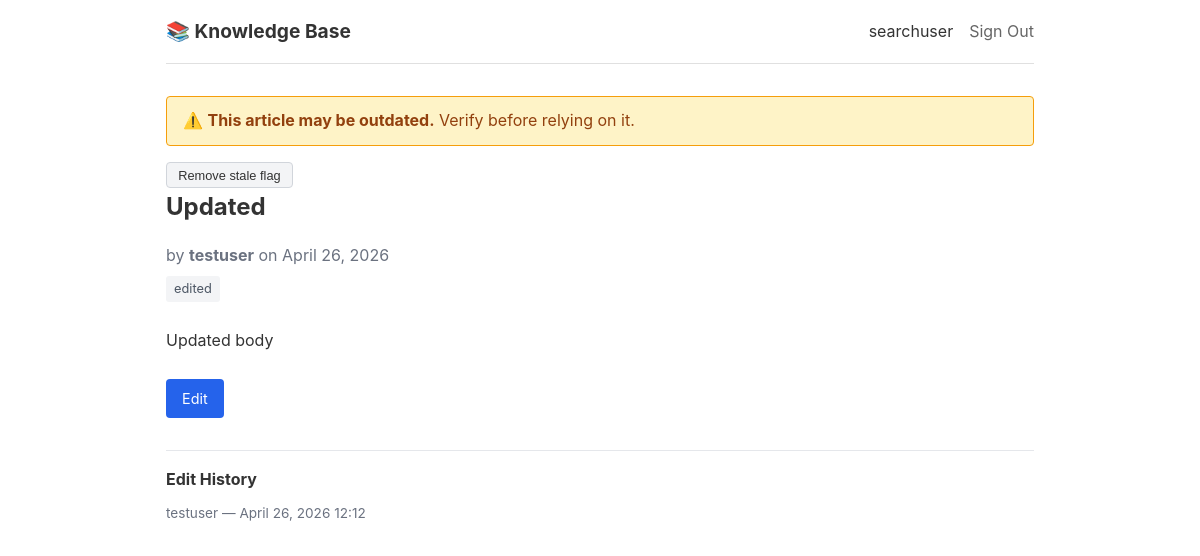
Screenshot of /articles/1 (signed in) with the database file from the repository.
### app/models/user.py (models this page shows)
class User(Base):
    __tablename__ = "users"
    id: Mapped[int] = mapped_column(primary_key=True, autoincrement=True)
    name: Mapped[str] = mapped_column(String(100), unique=True, nullable=False)
    created_at: Mapped[datetime] = mapped_column(
        default=lambda: datetime.now(timezone.utc)
    )
    articles = relationship("Article", back_populates="author")
    edits = relationship("EditLog", back_populates="editor")

### app/models/article.py (models this page shows)
class Article(Base):
    __tablename__ = "articles"
    id: Mapped[int] = mapped_column(primary_key=True, autoincrement=True)
    title: Mapped[str] = mapped_column(String(200), nullable=False)
    body: Mapped[str] = mapped_column(Text, nullable=False)
    author_id: Mapped[int] = mapped_column(ForeignKey("users.id"), nullable=False)
    is_stale: Mapped[bool] = mapped_column(default=False)
    created_at: Mapped[datetime] = mapped_column(
        default=lambda: datetime.now(timezone.utc)
    )
    updated_at: Mapped[datetime] = mapped_column(
        default=lambda: datetime.now(timezone.utc),
        onupdate=lambda: datetime.now(timezone.utc),
    )
    author = relationship("User", back_populates="articles")
    tags = relationship("Tag", secondary=article_tag, lazy="selectin")
    edit_logs = relationship(
        "EditLog", back_populates="article", order_by="EditLog.edited_at.desc()"
    )

### app/models/tag.py (models this page shows)
class Tag(Base):
    __tablename__ = "tags"
    id: Mapped[int] = mapped_column(primary_key=True, autoincrement=True)
    name: Mapped[str] = mapped_column(String(50), unique=True, nullable=False)

### app/models/edit_log.py (models this page shows)
class EditLog(Base):
    __tablename__ = "edit_logs"
    id: Mapped[int] = mapped_column(primary_key=True, autoincrement=True)
    article_id: Mapped[int] = mapped_column(
        ForeignKey("articles.id", ondelete="CASCADE"), nullable=False
    )
    editor_id: Mapped[int] = mapped_column(ForeignKey("users.id"), nullable=False)
    edited_at: Mapped[datetime] = mapped_column(
        default=lambda: datetime.now(timezone.utc)
    )
    article = relationship("Article", back_populates="edit_logs")
    editor = relationship("User", back_populates="edits")

### app/routes/articles.py (the view)
@router.get("/articles/{article_id}", name="article_detail")
def get_article_detail(
    request: Request,
    article_id: int,
    db: Session = Depends(get_db),
):
    user = get_current_user(request, db)
    if user is None:
        return RedirectResponse(url="/signin", status_code=303)
    article = get_article(db, article_id)
    if article is None:
        return HTMLResponse("Article not found", status_code=404)
    rendered_body = render_markdown(article.body)
    return templates.TemplateResponse(
        request,
        "articles/detail.html",
        context={
            "user": user,
            "article": article,
            "rendered_body": rendered_body,
        },
    )

### app/templates/articles/detail.html (shortened to what this page needs)
{% extends "base.html" %}
{% block content %}
<article data-testid="article-detail">
    <div id="stale-banner" data-testid="stale-banner">
        {% include "partials/stale_banner.html" %}
    </div>
    <h1 data-testid="article-title">{{ article.title }}</h1>
    <div class="article-meta" data-testid="article-meta">
        <span>by <strong>{{ article.author.name }}</strong></span>
        <span>on {{ article.created_at.strftime("%B %d, %Y") }}</span>
    </div>
    <div class="article-tags" data-testid="article-tags">
        {% for tag in article.tags %}
            <a
                href="/?tag={{ tag.name }}"
                class="tag"
                data-testid="article-tag-{{ tag.name }}"
            >{{ tag.name }}</a>
        {% endfor %}
    </div>
    <div class="article-body" data-testid="article-body">
        {{ rendered_body | safe }}
    </div>
    <div class="article-actions">
        <a href="/articles/{{ article.id }}/edit" class="btn" data-testid="edit-article-button">Edit</a>
    </div>
    {% if article.edit_logs %}
    <div class="edit-history" data-testid="edit-history">
        <h3>Edit History</h3>
        <ul>
            {% for log in article.edit_logs %}
                <li data-testid="edit-log-entry">
                    {{ log.editor.name }} — {{ log.edited_at.strftime("%B %d, %Y %H:%M") }}
                </li>
            {% endfor %}
        </ul>
    </div>
    {% endif %}
</article>
{% endblock %}

### app/templates/base.html (shortened to what this page needs)
<!DOCTYPE html>
<html lang="en">
<head>
    <link rel="stylesheet" href="/static/style.css">
</head>
<body>
    <nav data-testid="main-nav">
        <div class="nav-brand">
            <a href="/" data-testid="nav-home-link">📚 Knowledge Base</a>
        </div>
        <div class="nav-links">
            {% if request.session.get("user_id") %}
                <span data-testid="nav-user-name">{{ request.session.get("user_name", "") }}</span>
                <a href="/signout" data-testid="nav-signout-link">Sign Out</a>
            {% else %}
                <a href="/signin" data-testid="nav-signin-link">Sign In</a>
            {% endif %}
        </div>
    </nav>
    <main>
        {% block content %}{% endblock %}
    </main>
</body>
</html>

### app/static/style.css (style rules this page uses)
* { margin: 0; padding: 0; box-sizing: border-box; }
body { font-family: -apple-system, BlinkMacSystemFont, "Segoe UI", Roboto, sans-serif; line-height: 1.6; color: #333; max-width: 900px; margin: 0 auto; padding: 0 1rem; }
nav { display: flex; justify-content: space-between; align-items: center; padding: 1rem 0; border-bottom: 1px solid #e0e0e0; margin-bottom: 2rem; }
.nav-brand a { font-size: 1.2rem; font-weight: bold; text-decoration: none; color: #333; }
.nav-links { display: flex; gap: 1rem; align-items: center; }
.nav-links a { color: #666; text-decoration: none; }
main { padding-bottom: 3rem; }
h1 { margin-bottom: 1rem; }
.btn { display: inline-block; padding: 0.5rem 1rem; background: #2563eb; color: #fff; text-decoration: none; border-radius: 4px; border: none; cursor: pointer; font-size: 0.9rem; }
.tag { display: inline-block; padding: 0.15rem 0.5rem; background: #f3f4f6; border-radius: 3px; font-size: 0.8rem; color: #4b5563; text-decoration: none; }
.article-meta { color: #6b7280; margin-bottom: 0.5rem; }
.article-tags { margin-bottom: 1rem; display: flex; gap: 0.3rem; }
.article-body { margin: 1.5rem 0; line-height: 1.8; }
.article-actions { margin: 1.5rem 0; }
.edit-history { margin-top: 2rem; border-top: 1px solid #e5e7eb; padding-top: 1rem; }
.edit-history h3 { font-size: 1rem; margin-bottom: 0.5rem; }
.edit-history ul { list-style: none; }
.edit-history li { font-size: 0.85rem; color: #6b7280; padding: 0.2rem 0; }

### rows the page displays
User: session.get "searchuser"
Article: title "Updated", created_at "April 26, 2026", body "Updated body"
User: author.name "testuser"
Tag: name "edited"
EditLog: editor.name "testuser", edited_at "April 26, 2026 12:12"
